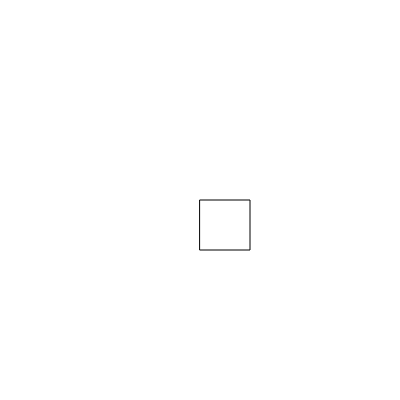
Frame 1 (no input)
Frame 60 (no input): identical to frame 1, image omitted
Frame 120 (the mouse pressed at the canvas centre since frame 60): identical to frame 1, image omitted

The p5.js sketch that drew this single still picture (run headless with seeded random() and noise() and a simulated clock; from frame 60 on, the mouse is pressed at the canvas centre):

// p5.js sketch
// ── sketch.js

function setup() {
  createCanvas(400,400);
}

function draw() 
{
  background(255);
  rect(200, 200, 50, 50)
}
